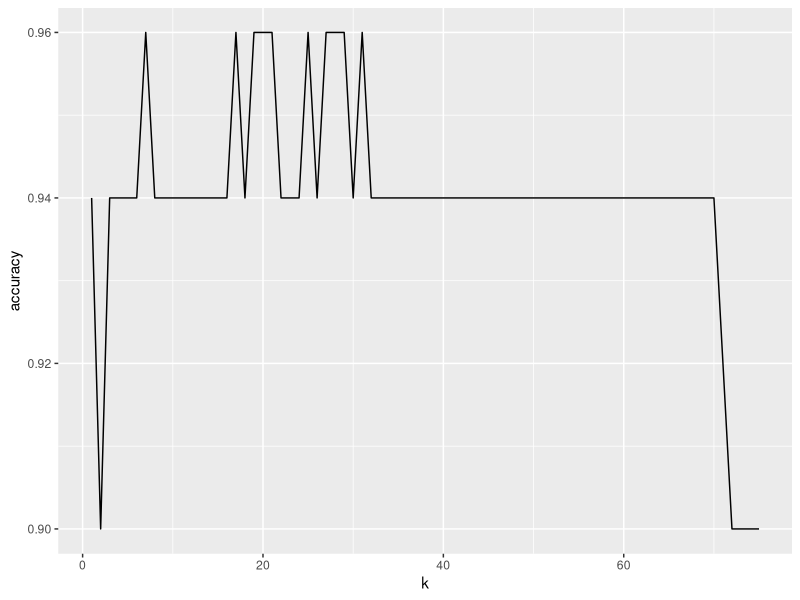

Generate this figure with R:
## ---- chunk 1
remove(list = ls())
library(tidyverse)
library(palmerpenguins)
library(FNN)

data("penguins")

penguins <- na.omit(penguins)
## ---- chunk 2
#Scale Data
xvars <- c("bill_length_mm", "bill_depth_mm")
penguins[ , xvars] <- scale(penguins[ , xvars], center = TRUE, scale = TRUE)

# Train/Validation split
set.seed(315)
trainInd <- sample(1:nrow(penguins), floor(0.85*nrow(penguins)))
set.seed(NULL)

Train <- penguins[trainInd, ]
Validation <- penguins[-trainInd, ]
## ---- chunk 3
#Initialize
maxK <- 75
accuracyVec <- rep(NA, maxK)



#Loop
for (i in 1:maxK) {

knn_res <- knn(train = Train[ , xvars, drop = FALSE],
               test = Validation[ , xvars, drop = FALSE],
               cl = Train$species,
               k = i)
 
 Validation <- 
  Validation %>%
  mutate(pred_species = knn_res)
 
 accuracyVec[i] <- mean(Validation$species == Validation$pred_species)

}
## ---- chunk 4
tempDF <- data.frame(k = 1:maxK,
                     accuracy = accuracyVec)

ggplot(data = tempDF, mapping = aes(x = k, y = accuracy)) +
         geom_line() 

accuracyVec[which(accuracyVec == max(accuracyVec))]
which(accuracyVec == max(accuracyVec))
